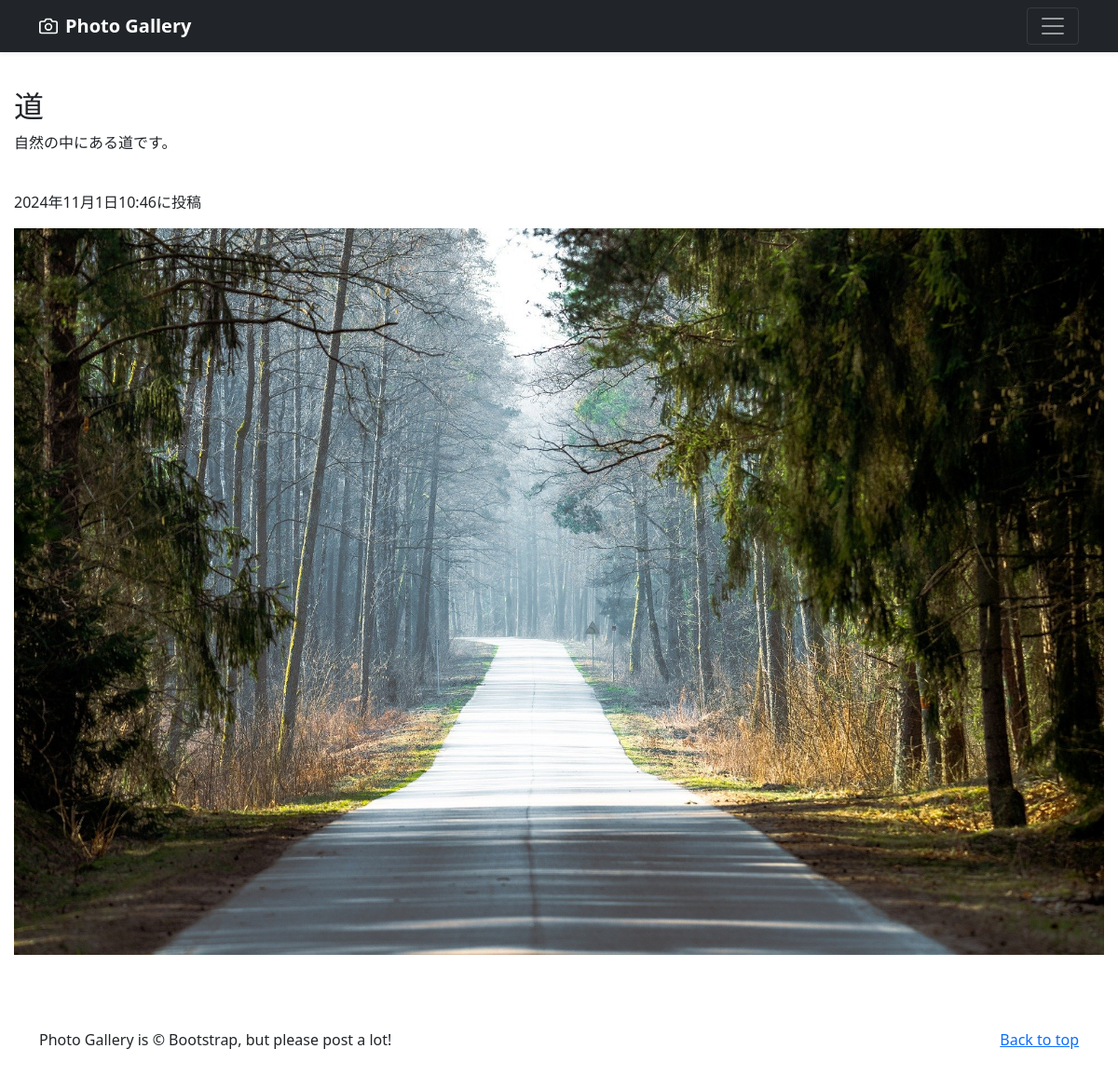
The page /photo-detail/1 (signed in) on the database its author committed.
### photo/models.py (models this page shows, shortened)
class PhotoPost(models.Model):
    user = models.ForeignKey(
        CustomUser,
        verbose_name='ユーザー',
        on_delete=models.CASCADE
    )
    category = models.ForeignKey(
        Category, verbose_name='カテゴリ',
        on_delete=models.PROTECT
    )
    title = models.CharField(
        verbose_name='タイトル',
        max_length=200
    )
    comment = models.TextField(
        verbose_name='コメント'
    )
    image1 = models.ImageField(
        verbose_name='イメージ１',
        upload_to = 'photos'
    )
    image2 = models.ImageField(
        verbose_name='イメージ２',
        upload_to='photos',
        blank=True,
        null=True
    )
    posted_at = models.DateTimeField(
        verbose_name='投稿日時',
        auto_now_add=True
    )

### photo/views.py (the view)
# urls.py: path('photo-detail/<int:pk>', views.DetailView.as_view(), name='photo_detail'),
class DetailView(DetailView):
    template_name = "detail.html"
    model = PhotoPost

### photo/templates/detail.html (shortened to what this page needs)
{% extends "base.html" %}
{% block contents %}
<br>
<div calss="container">
    <div calss="row">
        <div calss="col offset-3" style="padding: 10px; margin: 5px;">
            <h2>{{object.title}}</h2>
            <p>{{object.comment}}</p>
            <br>
            <p>{{object.posted_at}}に投稿</p>
            <p><img src="{{object.image1.url}}" style="max-width: 100%; max-height: 100%;"></img></p>
        </div>
    </div>
</div>
{% endblock %}

### rows shown on the page
PhotoPost: title "道", comment "自然の中にある道です。", posted_at "2024年11月1日10:46", image1 (picture)
